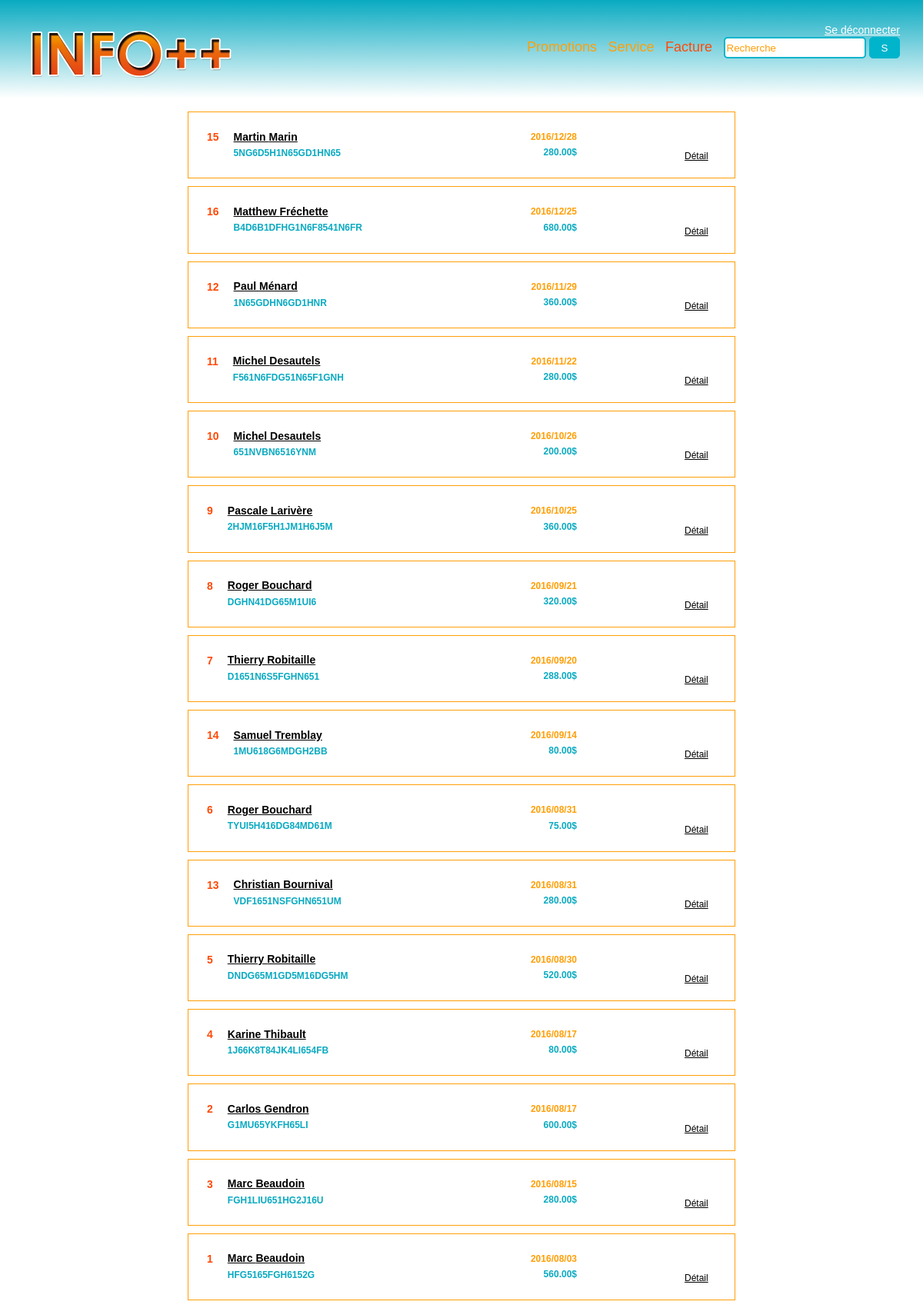
Page /facture.php (signed in) on the committed database.
### tables this page shows
CREATE TABLE `facture` (
  `pk_facture` int(11) NOT NULL,
  `fk_client` int(11) DEFAULT NULL,
  `date_service` datetime DEFAULT NULL,
  `paiement_status` tinyint(1) DEFAULT NULL,
  `no_confirmation` varchar(45) DEFAULT NULL
);

CREATE TABLE `client` (
  `pk_client` int(11) NOT NULL,
  `fk_utilisateur` int(11) DEFAULT NULL,
  `prenom` varchar(75) DEFAULT NULL,
  `nom` varchar(75) DEFAULT NULL,
  `fk_adresse` int(11) DEFAULT NULL,
  `telephone` varchar(20) DEFAULT NULL,
  `infolettre` tinyint(1) DEFAULT NULL
);

### MVC/Model/info_model.php (called while the page is built, shortened)
<?php
class InfoModel
{
    protected $table_name = '';
    protected $primary_key = null;
    function getListOfActiveBDObjects()
    {
        include $_SERVER["DOCUMENT_ROOT"] . '/infoplusplus/Info++/database_connect.php';
        $sql = "SELECT * FROM `" . $this->table_name . "`";
        if ($this->table_name == "facture") {
            $sql .= " order by `date_service` DESC";
        } else if ($this->table_name == "promotion"){
        	$sql .= " order by `promotion_titre`";
        }
        $result = $conn->query($sql);
        if ($result->num_rows > 0) {
            $infoObjects = array();
            while ($row = $result->fetch_assoc()) {
                $anObject = Array();
                $anObject["primary_key"] = $this->primary_key;
                $anObject["table_name"] = $this->table_name;
                foreach ($row as $aRowName => $aValue) {
                    $anObject[$aRowName] = $aValue;
                }
                $infoObjects[$row[$this->primary_key]] = $anObject;
            }
            return $infoObjects;
        }
        return null;
    }
    function getObjectFromDB($primary_key)
    {
        include $_SERVER["DOCUMENT_ROOT"] . '/infoplusplus/Info++/database_connect.php';
        $sql = "SELECT * FROM `" . $this->table_name . "` WHERE " . $this->primary_key . " = '" . $primary_key . "'";
        $result = $conn->query($sql);
        if ($result->num_rows > 0) {
            $anObject = Array();
            while ($row = $result->fetch_assoc()) {
                $anObject["primary_key"] = $this->primary_key;
                $anObject["table_name"] = $this->table_name;
                foreach ($row as $aRowName => $aValue) {
                    $anObject[$aRowName] = $aValue;
                }
            }
            return $anObject;
        }
        return null;
    }
}
?>

### MVC/Model/info_facture.php (the view, shortened to what this page needs)
<?php
require_once'info_model.php';
class InfoFacture extends InfoModel {
	function getDynamicBillList(){
	    $aClient = new InfoClient();
	    $format = 'Y-m-d H:i:s';
        $aListOfObjects = $this->getListOfActiveBDObjects();
        if ($aListOfObjects != null) {
            foreach ( $aListOfObjects as $anObject ) {
                $infoClient = $aClient->getObjectFromDB($anObject['fk_client']);
                $date = DateTime::createFromFormat($format, $anObject['date_service']);
                echo "<div class='borderFacture divTable'>";
                echo "<h4 class='idFacture'>" . $anObject['pk_facture'] . "</h4><h5 class='dateFacture'>" . $date->format('Y/m/d') . "</h5>";
                echo "<h4 class='nameFacture'>" . $infoClient['prenom'] . " " . $infoClient['nom'] . "</h4>";
                echo "<h5 class='confirmationFacture'>" . strtoupper ($anObject['no_confirmation']) . "</h5><h5 class='tarifFacture'>" . $this->getTarif($anObject['pk_facture']) . "$</h5>";
                echo "<a class='detailFacture accordion'>Détail</a>";
                echo "</div>";
            }
        }
    }
    function getTarif($pk_facture){
        include $_SERVER["DOCUMENT_ROOT"] . '/infoplusplus/Info++/database_connect.php';
        $sql = "SELECT SUM(tfs.tarif_facture)
        FROM ta_facture_service tfs
        JOIN facture f ON f.pk_facture = tfs.fk_facture
        WHERE f.pk_facture = '" . $pk_facture . "'";
        $result = $conn->query($sql);
        if ($result->num_rows > 0) {
            while ($row = $result->fetch_assoc()) {
                foreach ($row as $aRowName => $aValue) {
                    return $aValue;
                }
            }
        }
        return 0;
    }
}
?>

### css/style.css (style rules this page uses)
body { font-family: Century Gothic,CenturyGothic,AppleGothic,sans-serif; margin: auto; }
h4 { font-size: 14px; }
h5 { font-size: 12px; color:red; }
.divTable { display: table; }

### css/style_boris.css (style rules this page uses)
.borderFacture { border-style: solid; border-width: 1px; border-color: #FF9F07; width: 700px; margin-left: auto; margin-right: auto; margin-bottom: 10px; padding:5px; }
.idFacture { color: #FF4A07; margin: 19px; float: left; }
.nameFacture { text-decoration: underline; }
.confirmationFacture { color: #09AAC1; margin-left: 45px; margin-top: -12px; }
.dateFacture { color: #FF9F07; float: right; margin-right: 200px; }
.tarifFacture { color: #09AAC1; float: right; margin-right: 200px; margin-top: -35px; }
.detailFacture { font-size: 12px; color: black; float: left; text-decoration: underline; cursor: pointer; margin-left: 640px; margin-top: -30px; }

### rows in the picture
facture: pk_facture "15", date_service "2016/12/28", fk_client.prenom "Martin", fk_client.nom "Marin", no_confirmation "5NG6D5H1N65GD1HN65", Tarif "280.00"
facture: pk_facture "16", date_service "2016/12/25", fk_client.prenom "Matthew", fk_client.nom "Fréchette", no_confirmation "B4D6B1DFHG1N6F8541N6FR", Tarif "680.00"
facture: pk_facture "12", date_service "2016/11/29", fk_client.prenom "Paul", fk_client.nom "Ménard", no_confirmation "1N65GDHN6GD1HNR", Tarif "360.00"
facture: pk_facture "11", date_service "2016/11/22", fk_client.prenom "Michel", fk_client.nom "Desautels", no_confirmation "F561N6FDG51N65F1GNH", Tarif "280.00"
facture: pk_facture "10", date_service "2016/10/26", fk_client.prenom "Michel", fk_client.nom "Desautels", no_confirmation "651NVBN6516YNM", Tarif "200.00"
facture: pk_facture "9", date_service "2016/10/25", fk_client.prenom "Pascale", fk_client.nom "Larivère", no_confirmation "2HJM16F5H1JM1H6J5M", Tarif "360.00"
facture: pk_facture "8", date_service "2016/09/21", fk_client.prenom "Roger", fk_client.nom "Bouchard", no_confirmation "DGHN41DG65M1UI6", Tarif "320.00"
facture: pk_facture "7", date_service "2016/09/20", fk_client.prenom "Thierry", fk_client.nom "Robitaille", no_confirmation "D1651N6S5FGHN651", Tarif "288.00"
facture: pk_facture "14", date_service "2016/09/14", fk_client.prenom "Samuel", fk_client.nom "Tremblay", no_confirmation "1MU618G6MDGH2BB", Tarif "80.00"
facture: pk_facture "6", date_service "2016/08/31", fk_client.prenom "Roger", fk_client.nom "Bouchard", no_confirmation "TYUI5H416DG84MD61M", Tarif "75.00"
facture: pk_facture "13", date_service "2016/08/31", fk_client.prenom "Christian", fk_client.nom "Bournival", no_confirmation "VDF1651NSFGHN651UM", Tarif "280.00"
facture: pk_facture "5", date_service "2016/08/30", fk_client.prenom "Thierry", fk_client.nom "Robitaille", no_confirmation "DNDG65M1GD5M16DG5HM", Tarif "520.00"
facture: pk_facture "4", date_service "2016/08/17", fk_client.prenom "Karine", fk_client.nom "Thibault", no_confirmation "1J66K8T84JK4LI654FB", Tarif "80.00"
facture: pk_facture "2", date_service "2016/08/17", fk_client.prenom "Carlos", fk_client.nom "Gendron", no_confirmation "G1MU65YKFH65LI", Tarif "600.00"
facture: pk_facture "3", date_service "2016/08/15", fk_client.prenom "Marc", fk_client.nom "Beaudoin", no_confirmation "FGH1LIU651HG2J16U", Tarif "280.00"
facture: pk_facture "1", date_service "2016/08/03", fk_client.prenom "Marc", fk_client.nom "Beaudoin", no_confirmation "HFG5165FGH6152G", Tarif "560.00"
